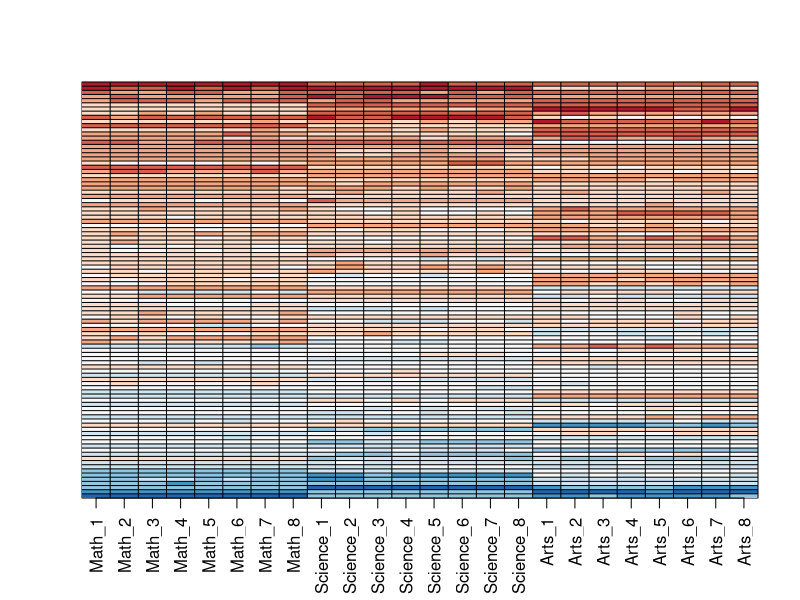
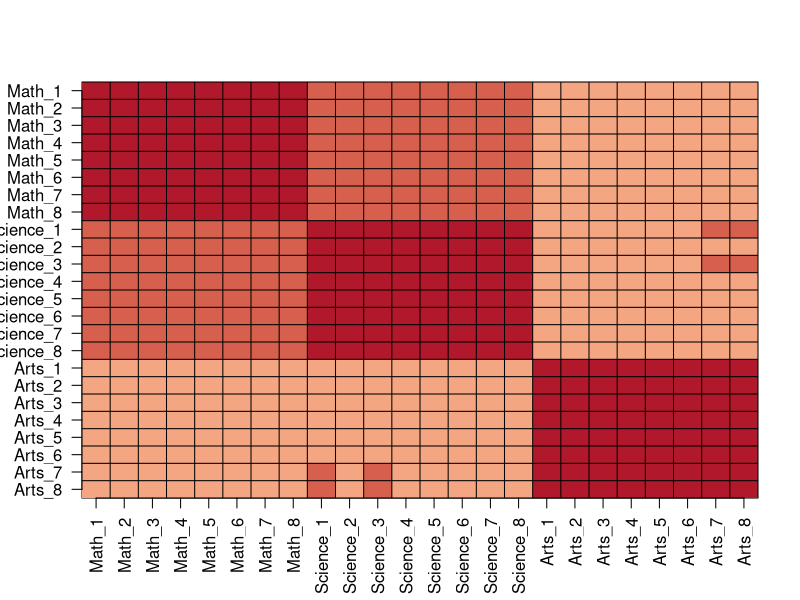
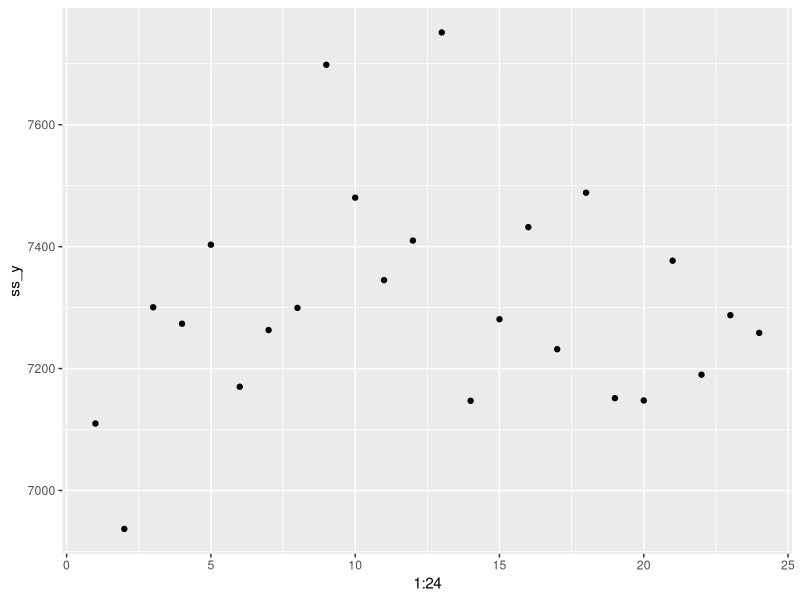
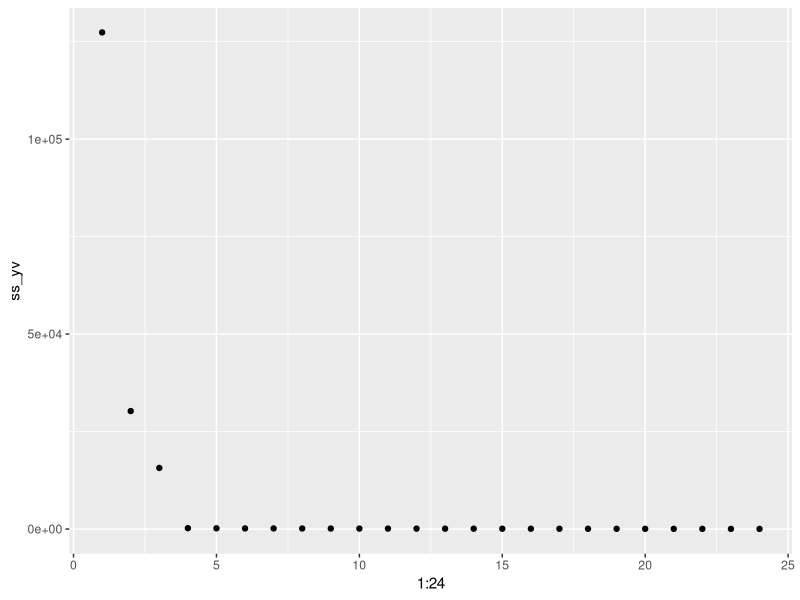
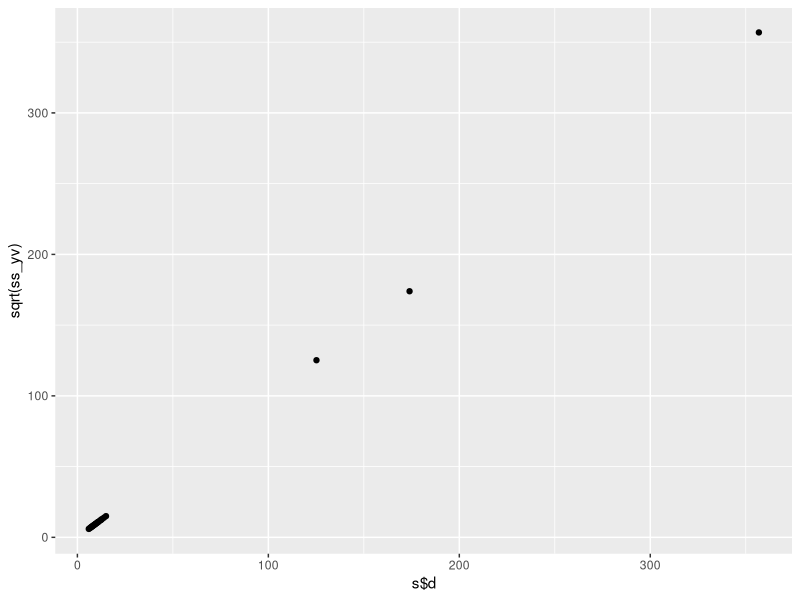
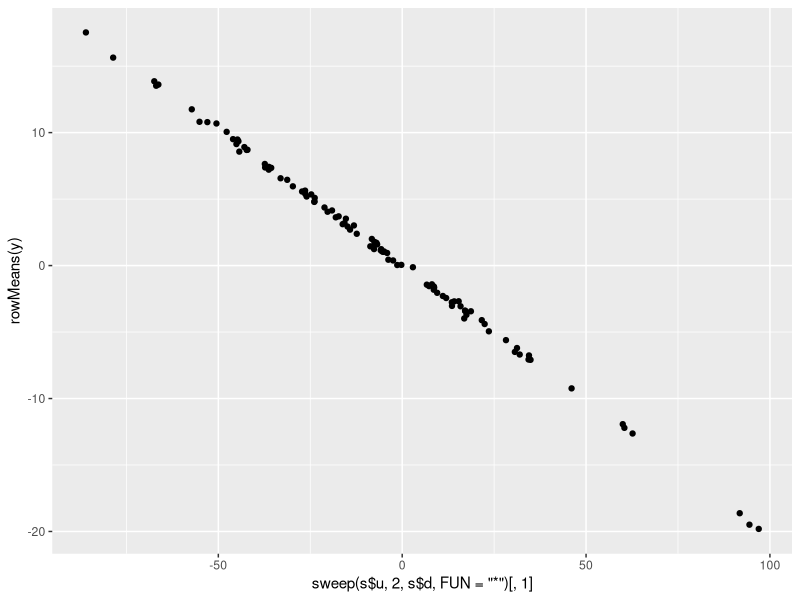
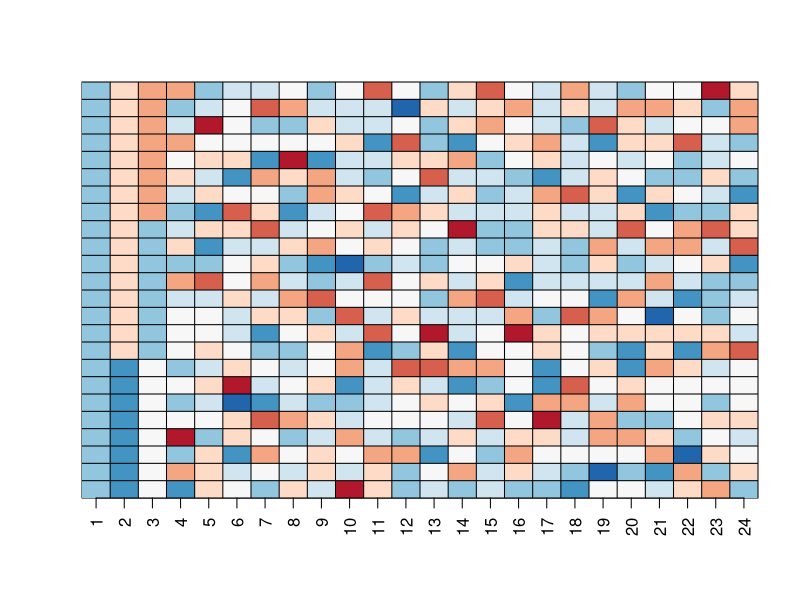
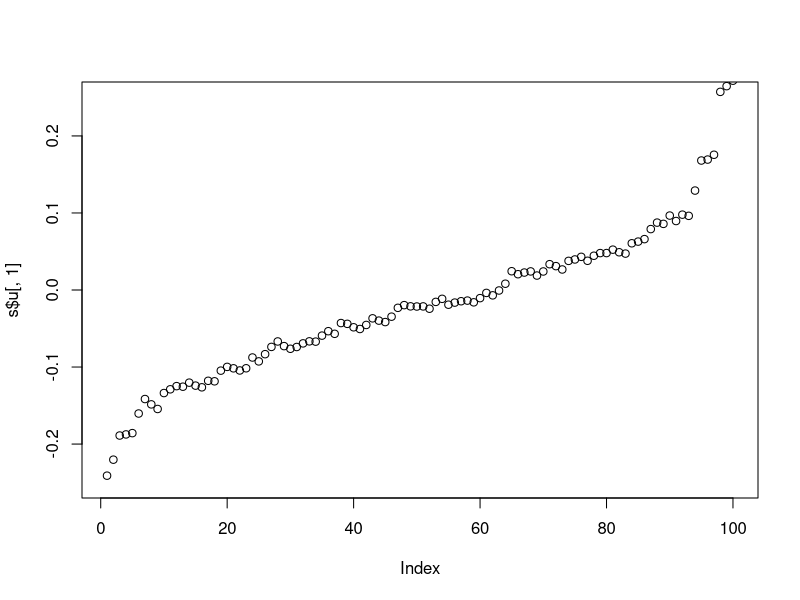

Recreate these plots in R, in order.
library(tidyverse)
set.seed(1987, sample.kind="Rounding")
n <- 100
k <- 8
Sigma <- 64  * matrix(c(1, .75, .5, .75, 1, .5, .5, .5, 1), 3, 3) 
m <- MASS::mvrnorm(n, rep(0, 3), Sigma)
m <- m[order(rowMeans(m), decreasing = TRUE),]
y <- m %x% matrix(rep(1, k), nrow = 1) + matrix(rnorm(matrix(n*k*3)), n, k*3)
colnames(y) <- c(paste(rep("Math",k), 1:k, sep="_"),
                 paste(rep("Science",k), 1:k, sep="_"),
                 paste(rep("Arts",k), 1:k, sep="_"))

# Q1
my_image <- function(x, zlim = range(x), ...){
  colors = rev(RColorBrewer::brewer.pal(9, "RdBu"))
  cols <- 1:ncol(x)
  rows <- 1:nrow(x)
  image(cols, rows, t(x[rev(rows),,drop=FALSE]), xaxt = "n", yaxt = "n",
        xlab="", ylab="",  col = colors, zlim = zlim, ...)
  abline(h=rows + 0.5, v = cols + 0.5)
  axis(side = 1, cols, colnames(x), las = 2)
}
my_image(y)
my_image

#Q2

my_image(cor(y), zlim = c(-1,1))
range(cor(y))
axis(side = 2, 1:ncol(y), rev(colnames(y)), las = 2)

#Q3

s <- svd(y)
names(s)

y_svd <- s$u %*% diag(s$d) %*% t(s$v)
max(abs(y - y_svd))

# Compute the sum of squares of the columns of  Y  and store them in ss_y.
# Then compute the sum of squares of columns of the transformed  YV  and
# store them in ss_yv. Confirm that sum(ss_y) is equal to sum(ss_yv).

# What is the value of sum(ss_y) (and also the value of sum(ss_yv))?

ss_y <- colSums(y^2)
ss_yv <- colSums( (y%*%s$v)^2 )
max(abs(ss_y-ss_yv))
sum(ss_y)
sum(ss_yv)

#Q4
# plot ss_y against the column number and then do the same for ss_yv.
qplot(1:24,ss_y)
qplot(1:24,ss_yv)

#♦Q5
# Now notice that we didn't have to compute ss_yv because we already have the answer.
# How? Remember that  YV=UD  and because  U  is orthogonal,
# we know that the sum of squares of the columns of  UD  are the diagonal entries of 
# D  squared.
# Confirm this by plotting the square root of ss_yv versus the diagonal 
# entries of  D .
qplot(s$d, sqrt(ss_yv) )

#Q6
# So from the above we know that the sum of squares of the columns of  Y 
# (the total sum of squares) adds up to the sum of s$d^2 and that the 
# transformation  YV  gives us columns with sums of squares equal to s$d^2.
# Now compute the percent of the total variability that is explained by just
# the first three columns of  YV .
# 
# What proportion of the total variability is explained by the first three
# columns of  YV ?


#Q7
identical(s$u %*% diag(s$d), sweep(s$u, 2, s$d, FUN = "*"))

#Q8
hh <- sweep(s$u, 2, s$d, FUN = "*")[,1]
qplot(sweep(s$u, 2, s$d, FUN = "*")[,1],rowMeans(y))

my_image(s$v)


plot(s$u[,1], ylim = c(-0.25, 0.25))
plot(s$v[,1], ylim = c(-0.25, 0.25))
with(s, my_image((u[, 1, drop=FALSE]*d[1]) %*% t(v[, 1, drop=FALSE])))
my_image(y)

resid <- y - with(s,(u[, 1, drop=FALSE]*d[1]) %*% t(v[, 1, drop=FALSE]))
my_image(cor(resid), zlim = c(-1,1))
axis(side = 2, 1:ncol(y), rev(colnames(y)), las = 2)
plot(s$u[,2], ylim = c(-0.5, 0.5))
plot(s$v[,2], ylim = c(-0.5, 0.5))
with(s, my_image((u[, 2, drop=FALSE]*d[2]) %*% t(v[, 2, drop=FALSE])))
my_image(resid)

plot(s$u[,3], ylim = c(-0.5, 0.5))
plot(s$v[,3], ylim = c(-0.5, 0.5))
with(s, my_image((u[, 3, drop=FALSE]*d[3]) %*% t(v[, 3, drop=FALSE])))
my_image(resid)

resid <- y - with(s,sweep(u[, 1:3], 2, d[1:3], FUN="*") %*% t(v[, 1:3]))
my_image(cor(resid), zlim = c(-1,1))
axis(side = 2, 1:ncol(y), rev(colnames(y)), las = 2)

y_hat <- with(s,sweep(u[, 1:3], 2, d[1:3], FUN="*") %*% t(v[, 1:3]))
my_image(y, zlim = range(y))
my_image(y_hat, zlim = range(y))
my_image(y - y_hat, zlim = range(y))